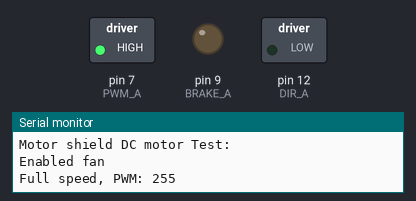
Bench run of a sketch on a simulated Arduino Uno, built with avr-gcc and run on an emulated ATmega328P. Shown: switched loads named in the sketch (green lamp = pin HIGH), output pins drawn as LEDs (lit = HIGH), the last lines printed to the serial monitor.

Above: at 1.5 s.
At 6.0 s:
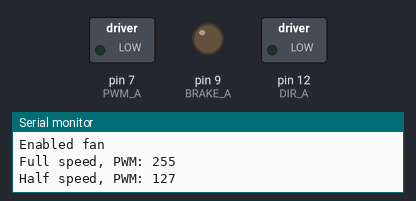
Timing chart, 0 to 11.7 s (numbered marks = the images above):
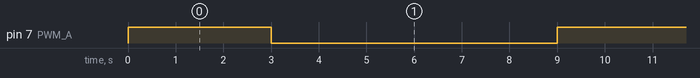

The sketch:

motorShield_test.ino
```cpp
const int
PWM_A   = 7,
DIR_A   = 12,
BRAKE_A = 9;

void setup() {
  // Configure the A output
  pinMode(BRAKE_A, OUTPUT);  // Brake pin on channel A
  pinMode(DIR_A, OUTPUT);    // Direction pin on channel A

  // Open Serial communication
  Serial.begin(9600);
  Serial.println("Motor shield DC motor Test:\n");

  digitalWrite(BRAKE_A, LOW);  // setting againg the brake LOW to disable motor brake
  digitalWrite(DIR_A, LOW);    // now change the direction to backward setting LOW the DIR_A pin
  analogWrite(PWM_A, 0);     // Idle
  Serial.println("Enabled fan");
}

void loop() {

  // Set motor to full speed
  Serial.println("Full speed, PWM: 255");
  analogWrite(PWM_A, 255);     // Set the speed of the motor
  delay(3000);                 // hold the motor at full speed for some seconds

   // Set motor to full speed
  Serial.println("Half speed, PWM: 127");
  analogWrite(PWM_A, 127);     // Set the speed of the motor
  delay(3000);                 // hold the motor at full speed for some seconds

  // now stop the motor by inertia, the motor will stop slower than with the brake function
  Serial.println("Turn off, PWM: 0");
  analogWrite(PWM_A, 0);       // turn off power to the motor
  delay(3000);                 // hold the motor at full speed for some seconds
}
```

Measured:
- by itself, pin 7 (PWM_A): alternates HIGH for 3.0 s and LOW for 6.0 s
